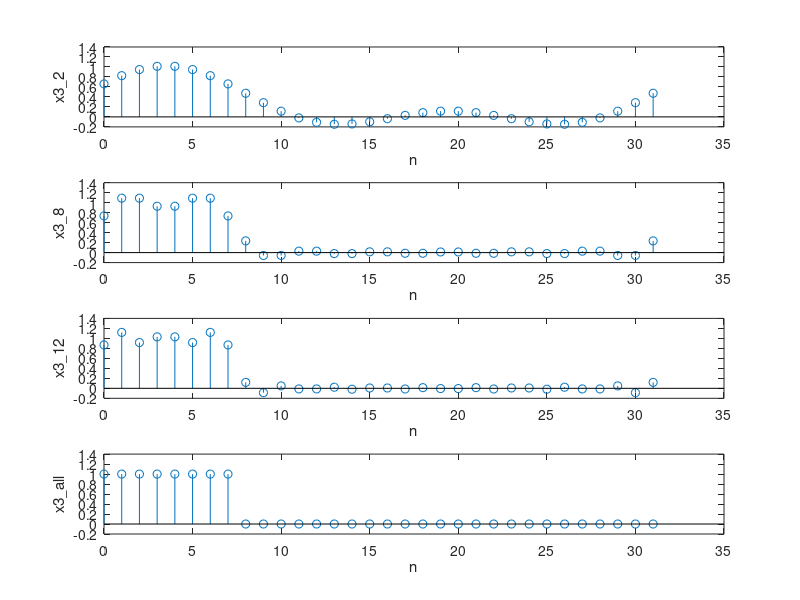

Reproduce this figure in MATLAB.
N3 = 32
x3 = [ones(1, 8), zeros(1, 24)];
a3 = 1 / N3 * fft(x3);

a3_2 = [a3(1:3) zeros(1, 27) a3(31:32)];
a3_8 = [a3(1:9) zeros(1, 15) a3(25:32)];
a3_12 = [a3(1:13) zeros(1, 7) a3(21:32)];

for n = 1:32
    x3_2(n) = a3(1);

    for t = 1:2
        x3_2(n) = x3_2(n) + a3(t + 1) * exp(j * t * 2 * pi * (n - 1) / 32) + conj(a3(t + 1)) * exp((-j) * t * 2 * pi * (n - 1) / 32);
    end

end

for n = 1:32
    x3_8(n) = a3(1);

    for t = 1:8
        x3_8(n) = x3_8(n) + a3(t + 1) * exp(j * t * 2 * pi * (n - 1) / 32) + conj(a3(t + 1)) * exp(-j * t * 2 * pi * (n - 1) / 32);
    end

end

for n = 1:32
    x3_12(n) = a3(1);

    for t = 1:12
        x3_12(n) = x3_12(n) + a3(t + 1) * exp(j * t * 2 * pi * (n - 1) / 32) + conj(a3(t + 1)) * exp(-j * t * 2 * pi * (n - 1) / 32);
    end

end

for n = 1:32
    x3_all(n) = a3(1);

    for t = 1:15
        x3_all(n) = x3_all(n) + a3(t + 1) * exp(j * t * 2 * pi * (n - 1) / 32) + conj(a3(t + 1)) * exp(-j * t * 2 * pi * (n - 1) / 32);
    end

    x3_all(32) = x3_all(n) + a3(17) * exp(j * 17 * 2 * pi * (n - 1) / 32)

end

r = 0:31;
subplot(4, 1, 1)
stem([0:31], real(x3_2))
xlabel('n')
ylabel('x3_2', 'Interpreter', 'none')

subplot(4, 1, 2)
stem(r, real(x3_8))
xlabel('n')
ylabel('x3_8', 'Interpreter', 'none')

subplot(4, 1, 3)
stem(r, real(x3_12))
xlabel('n')
ylabel('x3_12', 'Interpreter', 'none')

subplot(4, 1, 4)
stem(r, real(x3_all))
xlabel('n')
ylabel('x3_all', 'Interpreter', 'none')
